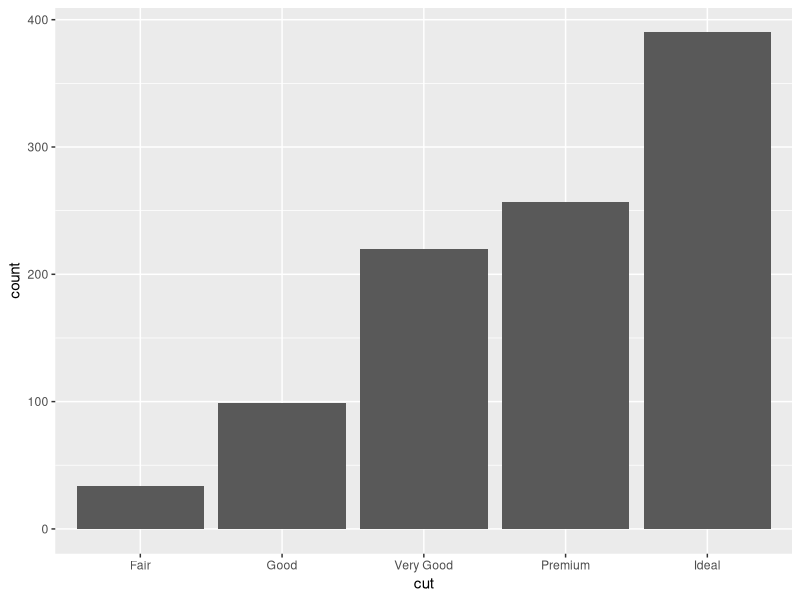
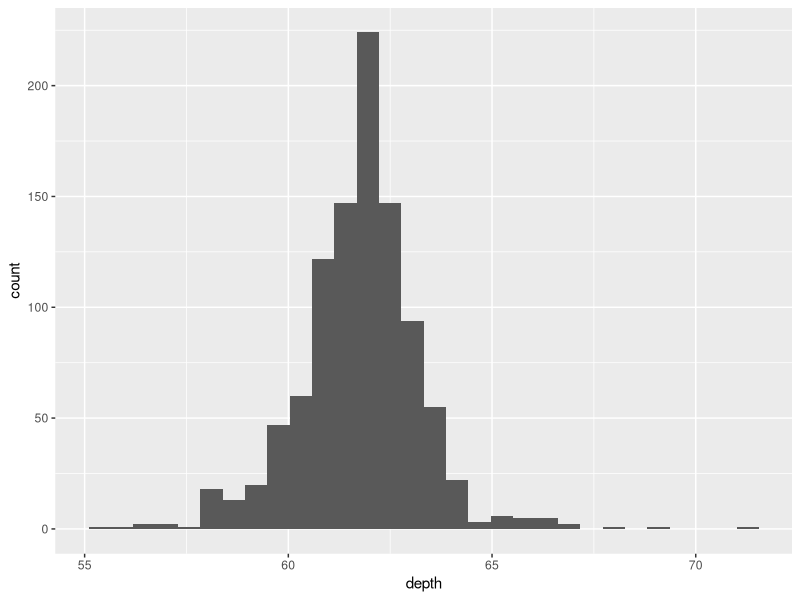
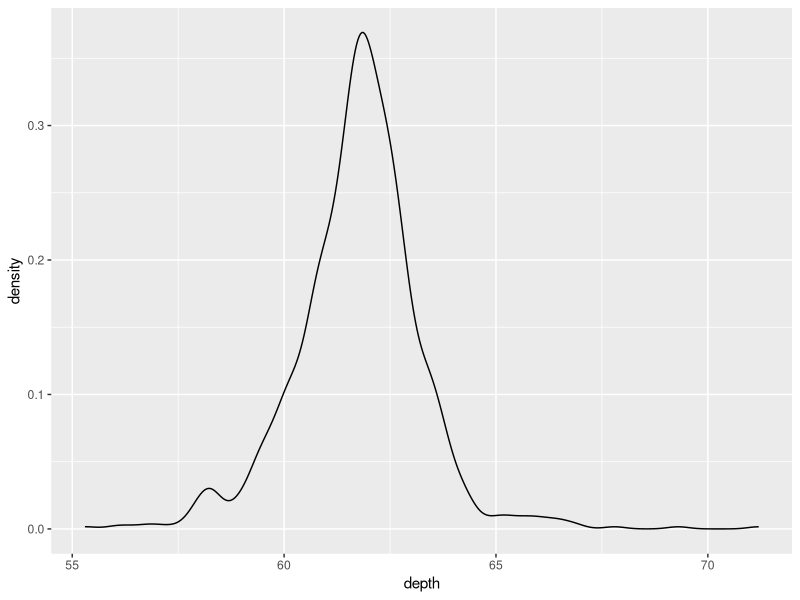
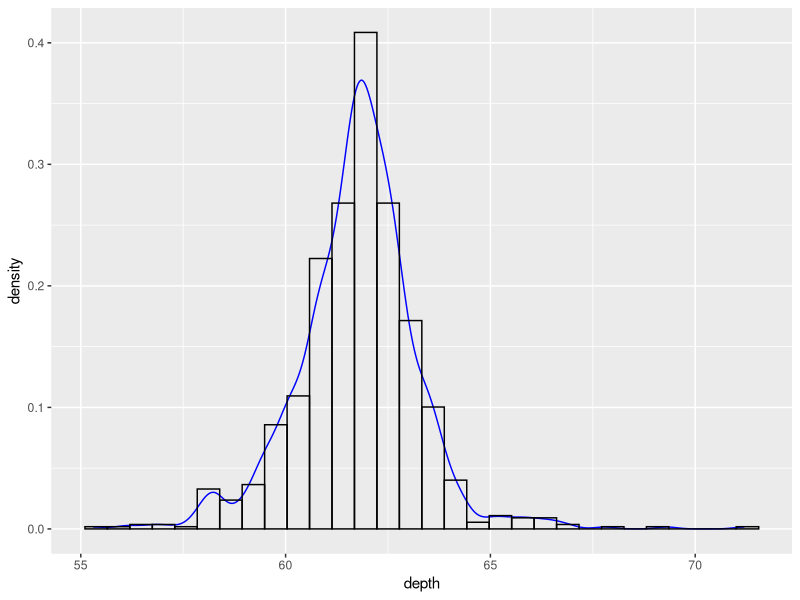
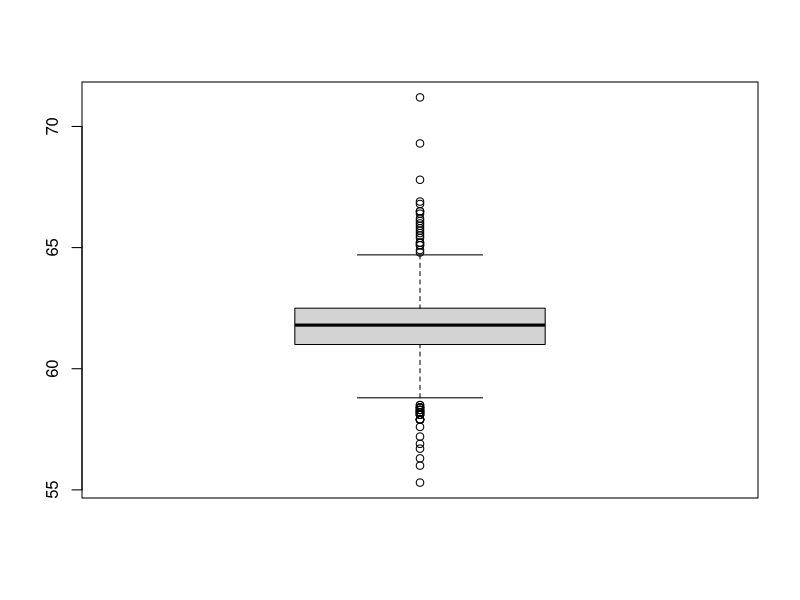
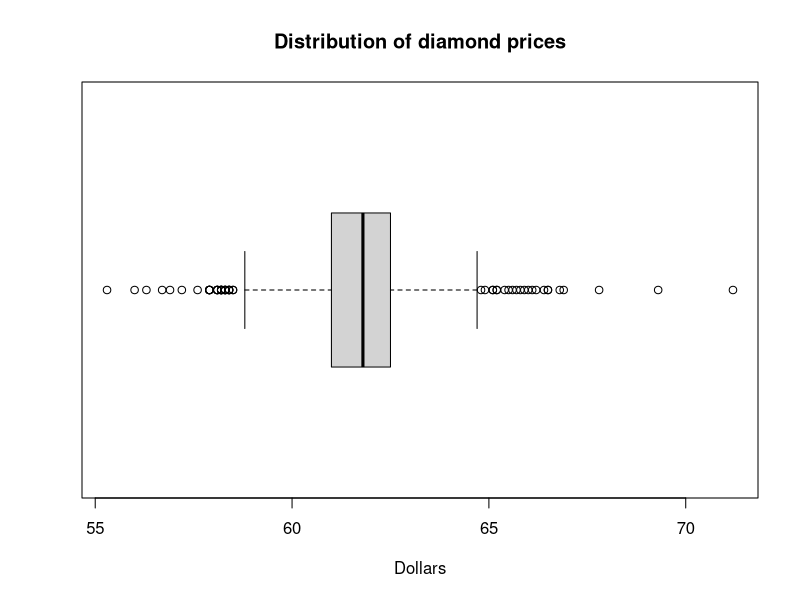
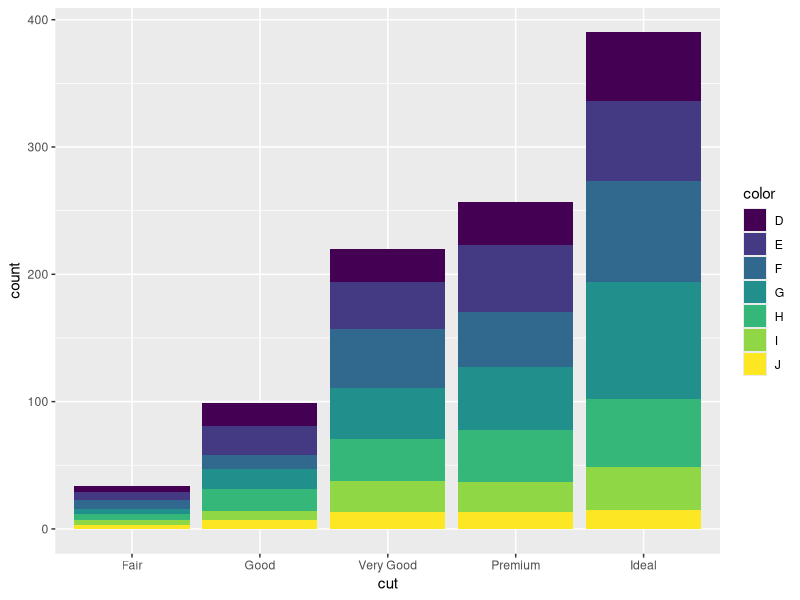
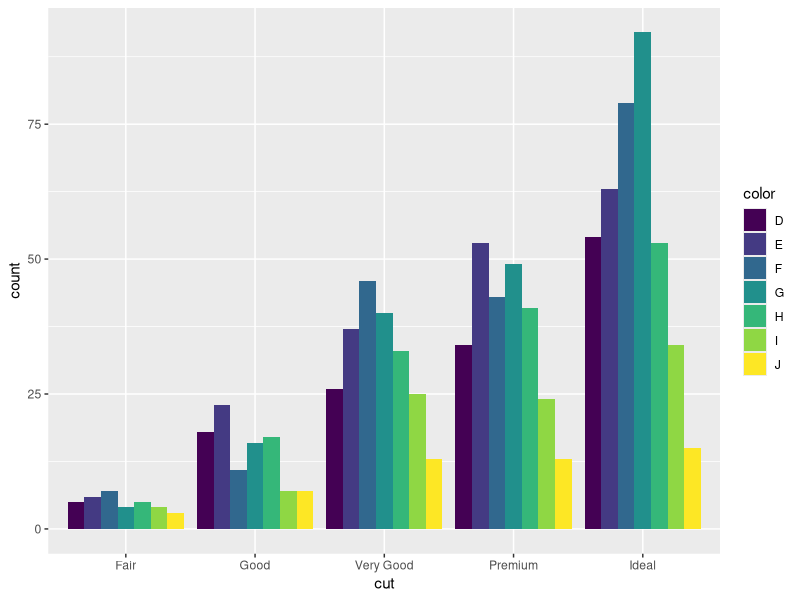

The R source for these figures, in order:
## ---- chunk 1
library(knitr)
opts_chunk$set(warning=FALSE, message=FALSE) 
## ---- chunk 2
library(ggplot2)
## ---- chunk 3
library(ggplot2)
data("diamonds")
set.seed(1410) # Make the sample reproducible
dsmall <- diamonds[sample(nrow(diamonds), 1000), ]
## ---- chunk 4
table(dsmall$cut)
## ---- chunk 5
ggplot(dsmall, aes(x=cut)) + geom_bar()
## ---- chunk 6
ggplot(dsmall, aes(x=depth)) + geom_histogram()
## ---- chunk 7
ggplot(dsmall, aes(x=depth)) + geom_density()
## ---- chunk 8
ggplot(dsmall, aes(x=depth)) + geom_density(col="blue") + 
  geom_histogram(aes(y=..density..), colour="black", fill=NA)
## ---- chunk 9
boxplot(dsmall$depth)
## ---- chunk 10
boxplot(dsmall$depth, horizontal = TRUE, main="Distribution of diamond prices", xlab="Dollars")
## ---- chunk 11
table(dsmall$cut, dsmall$color)
## ---- chunk 12
prop.table(table(dsmall$cut, dsmall$color))
## ---- chunk 13
round(prop.table(table(dsmall$cut, dsmall$color), margin=1),3)
## ---- chunk 14
round(prop.table(table(dsmall$cut, dsmall$color), margin=2),3)
## ---- chunk 15
ggplot(dsmall, aes(x=cut, fill=color)) + geom_bar()
## ---- chunk 16
ggplot(dsmall, aes(x=cut, fill=color)) + geom_bar(position = "dodge")
## ---- chunk 17
ggplot(dsmall, aes(x=color, fill=cut)) + geom_bar(position = "dodge")
## ---- chunk 18
ggplot(dsmall, aes(x=carat, y=price)) + geom_point()
## ---- chunk 19
ggplot(dsmall, aes(x=carat, y=price)) + geom_point() + geom_smooth() 
## ---- chunk 20
ggplot(dsmall, aes(x=carat, y=price)) + geom_point() + 
  geom_smooth(se=FALSE, method="lm", color="blue") + 
  geom_smooth(se=FALSE, color="red")
## ---- chunk 21
ggplot(dsmall, aes(x=color, y=carat, fill=color)) + geom_boxplot()
## ---- chunk 22
ggplot(dsmall, aes(x=color, y=carat, fill=color)) +
        geom_violin(alpha=.1) + 
        geom_boxplot(alpha=.5, width=.2)
## ---- chunk 23
a <- ggplot(dsmall, aes(x=carat, fill=color)) + geom_histogram()
b <- ggplot(dsmall, aes(x=carat, fill=color)) + geom_density() 
gridExtra::grid.arrange(a,b, ncol=2)
## ---- chunk 24
d <- ggplot(dsmall, aes(x=carat, fill=color)) + geom_density(alpha=.2)
e <- ggplot(dsmall, aes(x=carat, col=color)) + geom_density() 
gridExtra::grid.arrange(d,e, ncol=2)
